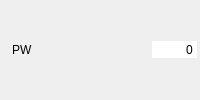
       <widget class="QWidget" name="widget_pw" native="true">
        <property name="minimumSize">
         <size>
          <width>200</width>
          <height>26</height>
         </size>
        </property>
        <layout class="QHBoxLayout" name="horizontalLayout_32">
         <property name="spacing">
          <number>2</number>
         </property>
         <property name="leftMargin">
          <number>3</number>
         </property>
         <property name="topMargin">
          <number>3</number>
         </property>
         <property name="rightMargin">
          <number>3</number>
         </property>
         <property name="bottomMargin">
          <number>3</number>
         </property>
         <item>
          <widget class="QLabel" name="label_67">
           <property name="text">
            <string/>
           </property>
           <property name="pixmap">
            <pixmap resource="../../resources/resources.qrc">:/images/Aptitudes/wakfu.png</pixmap>
           </property>
          </widget>
         </item>
         <item>
          <widget class="QLabel" name="label_pw">
           <property name="text">
            <string>PW</string>
           </property>
          </widget>
         </item>
         <item>
          <spacer name="horizontalSpacer_32">
           <property name="orientation">
            <enum>Qt::Horizontal</enum>
           </property>
           <property name="sizeHint" stdset="0">
            <size>
             <width>40</width>
             <height>20</height>
            </size>
           </property>
          </spacer>
         </item>
         <item>
          <widget class="QSpinBox" name="sp_pw">
           <property name="focusPolicy">
            <enum>Qt::NoFocus</enum>
           </property>
           <property name="autoFillBackground">
            <bool>true</bool>
           </property>
           <property name="frame">
            <bool>false</bool>
           </property>
           <property name="alignment">
            <set>Qt::AlignRight|Qt::AlignTrailing|Qt::AlignVCenter</set>
           </property>
           <property name="buttonSymbols">
            <enum>QAbstractSpinBox::NoButtons</enum>
           </property>
           <property name="maximum">
            <number>9999999</number>
           </property>
          </widget>
         </item>
        </layout>
       </widget>
